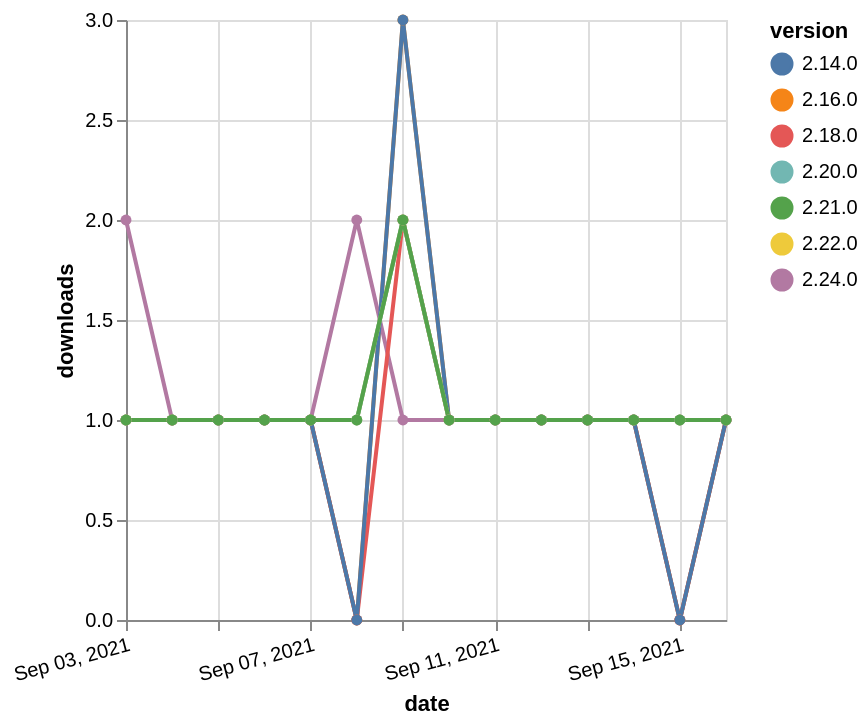

Write a Vega-Lite specification for this figure.
### Vega-Lite specification from a JSON file in a GitHub repository (floating-point values rounded to 4 significant figures)
{"$schema": "https://vega.github.io/schema/vega-lite/v5.json", "description": "A simple bar chart with embedded data.", "data": {"values": [{"date": "2021-09-03", "total": 168, "delta": 1, "version": "2.16.0"}, {"date": "2021-09-04", "total": 169, "delta": 1, "version": "2.16.0"}, {"date": "2021-09-05", "total": 170, "delta": 1, "version": "2.16.0"}, {"date": "2021-09-06", "total": 171, "delta": 1, "version": "2.16.0"}, {"date": "2021-09-07", "total": 172, "delta": 1, "version": "2.16.0"}, {"date": "2021-09-08", "total": 172, "delta": 0, "version": "2.16.0"}, {"date": "2021-09-09", "total": 175, "delta": 3, "version": "2.16.0"}, {"date": "2021-09-10", "total": 176, "delta": 1, "version": "2.16.0"}, {"date": "2021-09-11", "total": 177, "delta": 1, "version": "2.16.0"}, {"date": "2021-09-12", "total": 178, "delta": 1, "version": "2.16.0"}, {"date": "2021-09-13", "total": 179, "delta": 1, "version": "2.16.0"}, {"date": "2021-09-14", "total": 180, "delta": 1, "version": "2.16.0"}, {"date": "2021-09-15", "total": 180, "delta": 0, "version": "2.16.0"}, {"date": "2021-09-16", "total": 181, "delta": 1, "version": "2.16.0"}, {"date": "2021-09-03", "total": 117, "delta": 2, "version": "2.24.0"}, {"date": "2021-09-04", "total": 118, "delta": 1, "version": "2.24.0"}, {"date": "2021-09-05", "total": 119, "delta": 1, "version": "2.24.0"}, {"date": "2021-09-06", "total": 120, "delta": 1, "version": "2.24.0"}, {"date": "2021-09-07", "total": 121, "delta": 1, "version": "2.24.0"}, {"date": "2021-09-08", "total": 123, "delta": 2, "version": "2.24.0"}, {"date": "2021-09-09", "total": 124, "delta": 1, "version": "2.24.0"}, {"date": "2021-09-10", "total": 125, "delta": 1, "version": "2.24.0"}, {"date": "2021-09-11", "total": 126, "delta": 1, "version": "2.24.0"}, {"date": "2021-09-12", "total": 127, "delta": 1, "version": "2.24.0"}, {"date": "2021-09-13", "total": 128, "delta": 1, "version": "2.24.0"}, {"date": "2021-09-14", "total": 129, "delta": 1, "version": "2.24.0"}, {"date": "2021-09-15", "total": 130, "delta": 1, "version": "2.24.0"}, {"date": "2021-09-16", "total": 131, "delta": 1, "version": "2.24.0"}, {"date": "2021-09-03", "total": 171, "delta": 1, "version": "2.18.0"}, {"date": "2021-09-04", "total": 172, "delta": 1, "version": "2.18.0"}, {"date": "2021-09-05", "total": 173, "delta": 1, "version": "2.18.0"}, {"date": "2021-09-06", "total": 174, "delta": 1, "version": "2.18.0"}, {"date": "2021-09-07", "total": 175, "delta": 1, "version": "2.18.0"}, {"date": "2021-09-08", "total": 175, "delta": 0, "version": "2.18.0"}, {"date": "2021-09-09", "total": 177, "delta": 2, "version": "2.18.0"}, {"date": "2021-09-10", "total": 178, "delta": 1, "version": "2.18.0"}, {"date": "2021-09-11", "total": 179, "delta": 1, "version": "2.18.0"}, {"date": "2021-09-12", "total": 180, "delta": 1, "version": "2.18.0"}, {"date": "2021-09-13", "total": 181, "delta": 1, "version": "2.18.0"}, {"date": "2021-09-14", "total": 182, "delta": 1, "version": "2.18.0"}, {"date": "2021-09-15", "total": 182, "delta": 0, "version": "2.18.0"}, {"date": "2021-09-16", "total": 183, "delta": 1, "version": "2.18.0"}, {"date": "2021-09-03", "total": 213, "delta": 1, "version": "2.14.0"}, {"date": "2021-09-04", "total": 214, "delta": 1, "version": "2.14.0"}, {"date": "2021-09-05", "total": 215, "delta": 1, "version": "2.14.0"}, {"date": "2021-09-06", "total": 216, "delta": 1, "version": "2.14.0"}, {"date": "2021-09-07", "total": 217, "delta": 1, "version": "2.14.0"}, {"date": "2021-09-08", "total": 217, "delta": 0, "version": "2.14.0"}, {"date": "2021-09-09", "total": 220, "delta": 3, "version": "2.14.0"}, {"date": "2021-09-10", "total": 221, "delta": 1, "version": "2.14.0"}, {"date": "2021-09-11", "total": 222, "delta": 1, "version": "2.14.0"}, {"date": "2021-09-12", "total": 223, "delta": 1, "version": "2.14.0"}, {"date": "2021-09-13", "total": 224, "delta": 1, "version": "2.14.0"}, {"date": "2021-09-14", "total": 225, "delta": 1, "version": "2.14.0"}, {"date": "2021-09-15", "total": 225, "delta": 0, "version": "2.14.0"}, {"date": "2021-09-16", "total": 226, "delta": 1, "version": "2.14.0"}, {"date": "2021-09-03", "total": 167, "delta": 1, "version": "2.22.0"}, {"date": "2021-09-04", "total": 168, "delta": 1, "version": "2.22.0"}, {"date": "2021-09-05", "total": 169, "delta": 1, "version": "2.22.0"}, {"date": "2021-09-06", "total": 170, "delta": 1, "version": "2.22.0"}, {"date": "2021-09-07", "total": 171, "delta": 1, "version": "2.22.0"}, {"date": "2021-09-08", "total": 172, "delta": 1, "version": "2.22.0"}, {"date": "2021-09-09", "total": 174, "delta": 2, "version": "2.22.0"}, {"date": "2021-09-10", "total": 175, "delta": 1, "version": "2.22.0"}, {"date": "2021-09-11", "total": 176, "delta": 1, "version": "2.22.0"}, {"date": "2021-09-12", "total": 177, "delta": 1, "version": "2.22.0"}, {"date": "2021-09-13", "total": 178, "delta": 1, "version": "2.22.0"}, {"date": "2021-09-14", "total": 179, "delta": 1, "version": "2.22.0"}, {"date": "2021-09-15", "total": 180, "delta": 1, "version": "2.22.0"}, {"date": "2021-09-16", "total": 181, "delta": 1, "version": "2.22.0"}, {"date": "2021-09-03", "total": 143, "delta": 1, "version": "2.20.0"}, {"date": "2021-09-04", "total": 144, "delta": 1, "version": "2.20.0"}, {"date": "2021-09-05", "total": 145, "delta": 1, "version": "2.20.0"}, {"date": "2021-09-06", "total": 146, "delta": 1, "version": "2.20.0"}, {"date": "2021-09-07", "total": 147, "delta": 1, "version": "2.20.0"}, {"date": "2021-09-08", "total": 148, "delta": 1, "version": "2.20.0"}, {"date": "2021-09-09", "total": 150, "delta": 2, "version": "2.20.0"}, {"date": "2021-09-10", "total": 151, "delta": 1, "version": "2.20.0"}, {"date": "2021-09-11", "total": 152, "delta": 1, "version": "2.20.0"}, {"date": "2021-09-12", "total": 153, "delta": 1, "version": "2.20.0"}, {"date": "2021-09-13", "total": 154, "delta": 1, "version": "2.20.0"}, {"date": "2021-09-14", "total": 155, "delta": 1, "version": "2.20.0"}, {"date": "2021-09-15", "total": 156, "delta": 1, "version": "2.20.0"}, {"date": "2021-09-16", "total": 157, "delta": 1, "version": "2.20.0"}, {"date": "2021-09-03", "total": 137, "delta": 1, "version": "2.21.0"}, {"date": "2021-09-04", "total": 138, "delta": 1, "version": "2.21.0"}, {"date": "2021-09-05", "total": 139, "delta": 1, "version": "2.21.0"}, {"date": "2021-09-06", "total": 140, "delta": 1, "version": "2.21.0"}, {"date": "2021-09-07", "total": 141, "delta": 1, "version": "2.21.0"}, {"date": "2021-09-08", "total": 142, "delta": 1, "version": "2.21.0"}, {"date": "2021-09-09", "total": 144, "delta": 2, "version": "2.21.0"}, {"date": "2021-09-10", "total": 145, "delta": 1, "version": "2.21.0"}, {"date": "2021-09-11", "total": 146, "delta": 1, "version": "2.21.0"}, {"date": "2021-09-12", "total": 147, "delta": 1, "version": "2.21.0"}, {"date": "2021-09-13", "total": 148, "delta": 1, "version": "2.21.0"}, {"date": "2021-09-14", "total": 149, "delta": 1, "version": "2.21.0"}, {"date": "2021-09-15", "total": 150, "delta": 1, "version": "2.21.0"}, {"date": "2021-09-16", "total": 151, "delta": 1, "version": "2.21.0"}]}, "width": "container", "mark": {"type": "line", "point": {"filled": true}}, "encoding": {"x": {"field": "date", "type": "temporal", "timeUnit": "yearmonthdate", "title": "date", "axis": {"labelAngle": -15}}, "y": {"field": "delta", "type": "quantitative", "title": "downloads"}, "color": {"field": "version", "type": "nominal"}, "tooltip": {"field": "delta"}}}
